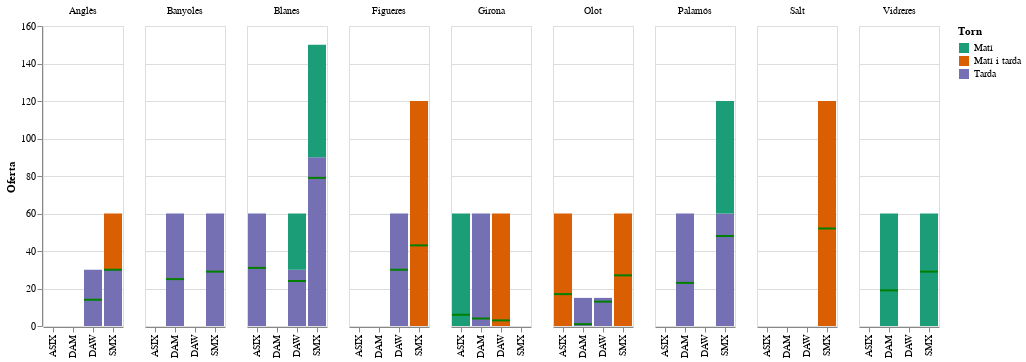

Here is the notebook cell this chart was saved with:
### Markdown cell above
### Oferta i assignacions per torn i cicle

Les barres representen l'oferta de places, la marca verda representa les assignacions.

### Code cell
import altair as alt

torns = list(df_girona_2122["Torn"].drop_duplicates())

data = df_girona_2122

base = alt.Chart(data).encode(
    alt.X("Cicle:N", title=""),
)

places = base.mark_bar().encode(
    alt.Y("sum(Nombre places):Q",title=f"Oferta", stack='zero'),
    alt.Color("Torn:N", title="Torn", scale=alt.Scale(scheme='dark2')),    
)

assignacions = base.mark_tick(
    color='green',
    thickness=2,
).encode(
    alt.Y("sum(Assignacions):Q",title=f"Oferta", stack='zero'),
)

alt.layer(
        places, assignacions
).facet(
        facet=alt.Column('Nom municipi', title="") 
).interactive()
